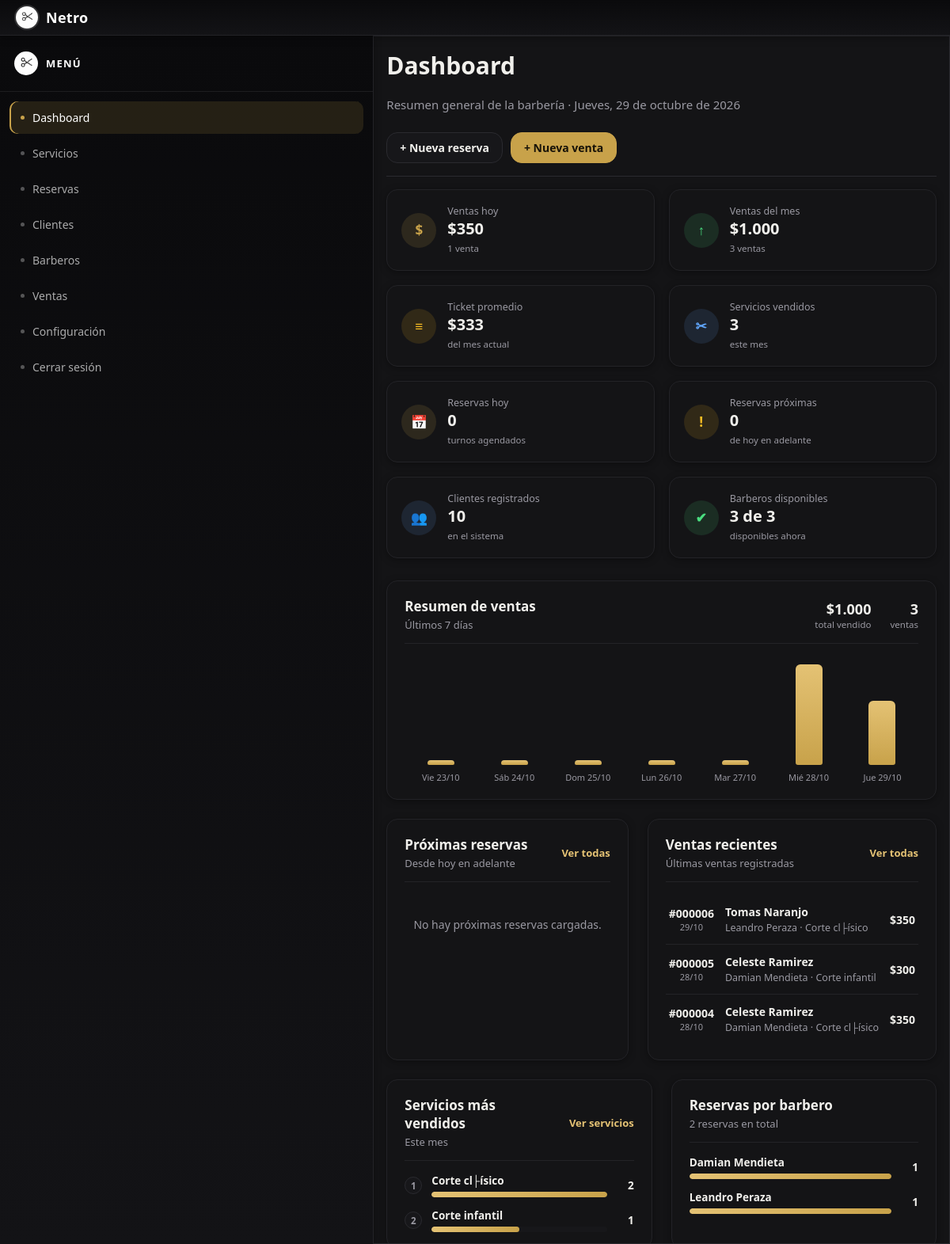
Page /admin/index.php (signed in) on the committed database.
### tables this page shows
CREATE TABLE `venta` (
  `id_venta` int NOT NULL AUTO_INCREMENT,
  `id_barbero` int NOT NULL,
  `id_cliente` int NOT NULL,
  `id_servicio` int NOT NULL,
  `total` int NOT NULL,
  `fecha` date NOT NULL,
  `servicio` varchar(150) DEFAULT NULL,
  `id_reserva` int DEFAULT NULL,
  PRIMARY KEY (`id_venta`),
  KEY `fk_venta_barbero` (`id_barbero`),
  KEY `fk_venta_servicio` (`id_servicio`),
  KEY `idx_venta_fecha` (`fecha`),
  KEY `fk_venta_cliente` (`id_cliente`),
  CONSTRAINT `fk_venta_barbero` FOREIGN KEY (`id_barbero`) REFERENCES `barbero` (`id_barbero`),
  CONSTRAINT `fk_venta_cliente` FOREIGN KEY (`id_cliente`) REFERENCES `cliente` (`id_cliente`),
  CONSTRAINT `fk_venta_servicio` FOREIGN KEY (`id_servicio`) REFERENCES `servicio` (`id_servicio`)
);

### admin/index.php (the view, shortened to what the rows shown need)
<?php
include("conexion.php");
$sql_ventas_recientes = "
    SELECT v.id_venta, v.fecha, v.total, v.servicio,
           c.nombre AS cliente_nombre, c.apellido AS cliente_apellido,
           b.nombre AS barbero_nombre, b.apellido AS barbero_apellido
    FROM venta v
    LEFT JOIN cliente c ON c.id_cliente = v.id_cliente
    INNER JOIN barbero b ON b.id_barbero = v.id_barbero
    ORDER BY v.fecha DESC, v.id_venta DESC
    LIMIT 8
";
$resultado_ventas_recientes = mysqli_query($conexion, $sql_ventas_recientes);
$ventas_recientes = [];
while ($fila = mysqli_fetch_assoc($resultado_ventas_recientes)) {
    $ventas_recientes[] = [
        "id_venta" => (int) $fila["id_venta"],
        "fecha"    => $fila["fecha"],
        "cliente"  => $fila["cliente_nombre"] !== null ? trim($fila["cliente_nombre"] . " " . $fila["cliente_apellido"]) : "Cliente eliminado",
        "barbero"  => trim($fila["barbero_nombre"] . " " . $fila["barbero_apellido"]),
        "servicio" => $fila["servicio"],
        "total"    => (float) $fila["total"],
    ];
}
function formato_dinero($valor) {
    return "$" . number_format((float) $valor, 0, ",", ".");
}
?>
<!DOCTYPE html>
<html lang="es">
<head>
    <link rel="stylesheet" href="Estilos_index/global.css">
    <link rel="stylesheet" href="dashboard.css">
</head>
<body>
    <header>
        <div class="nav">
            <div class="logo">
                <h1 id="Netro">Netro</h1>
            </div>
        </div>
    </header>
    <div class="container">
        <section class="sidebar">
            <div class="menu-header">
                <h2>MENÚ</h2>
            </div>
        </section>
        <section class="panel">
            <div class="servicios_header dash_top_header">
                <div class="title_servicios">
                    <h2>Dashboard</h2>
                </div>
            </div>
            <div class="dash_dos_columnas">
                <div class="dash_card">
                    <?php if (empty($ventas_recientes)) { ?>
                        <p class="dash_vacio">Todavía no hay ventas registradas.</p>
                    <?php } else { ?>
                        <div class="dash_lista">
                            <?php foreach ($ventas_recientes as $v) { ?>
                                <div class="dash_fila_venta">
                                    <div class="dash_fila_hora">
                                        <strong>#<?php echo str_pad($v["id_venta"], 6, "0", STR_PAD_LEFT); ?></strong>
                                        <small><?php echo htmlspecialchars(date("d/m", strtotime($v["fecha"]))); ?></small>
                                    </div>
                                    <div class="dash_fila_info">
                                        <p class="dash_fila_titulo"><?php echo htmlspecialchars($v["cliente"]); ?></p>
                                        <p class="dash_fila_sub"><?php echo htmlspecialchars($v["barbero"]); ?> · <?php echo htmlspecialchars($v["servicio"]); ?></p>
                                    </div>
                                    <span class="dash_fila_total"><?php echo formato_dinero($v["total"]); ?></span>
                                </div>
                            <?php } ?>
                        </div>
                    <?php } ?>
                </div>
            </div>
        </section>
    </div>
</body>
</html>

### rows in the picture
venta: id_venta "000006", fecha "29/10", cliente "Tomas Naranjo", barbero "Leandro Peraza", servicio "Corte cl├ísico", total "$350"
venta: id_venta "000005", fecha "28/10", cliente "Celeste Ramirez", barbero "Damian Mendieta", servicio "Corte infantil", total "$300"
venta: id_venta "000004", fecha "28/10", cliente "Celeste Ramirez", barbero "Damian Mendieta", servicio "Corte cl├ísico", total "$350"

### other values in the picture
formato_dinero($ventas_hoy["monto"]) "$350"
$ventas_hoy["cantidad"] "1"
formato_dinero($ventas_mes["monto"]) "$1.000"
$ventas_mes["cantidad"] "3"
formato_dinero($ticket_promedio) "$333"
$servicios_vendidos_mes "3"
$reservas_hoy "0"
$reservas_proximas_kpi "0"
$clientes_registrados "10"
$barberos_disponibles "3"
$barberos_total "3"
formato_dinero($total_periodo_monto) "$1.000"
$total_periodo_cantidad "3"
$dia["etiqueta"] "Vie 23/10"
$dia["etiqueta"] "Sáb 24/10"
